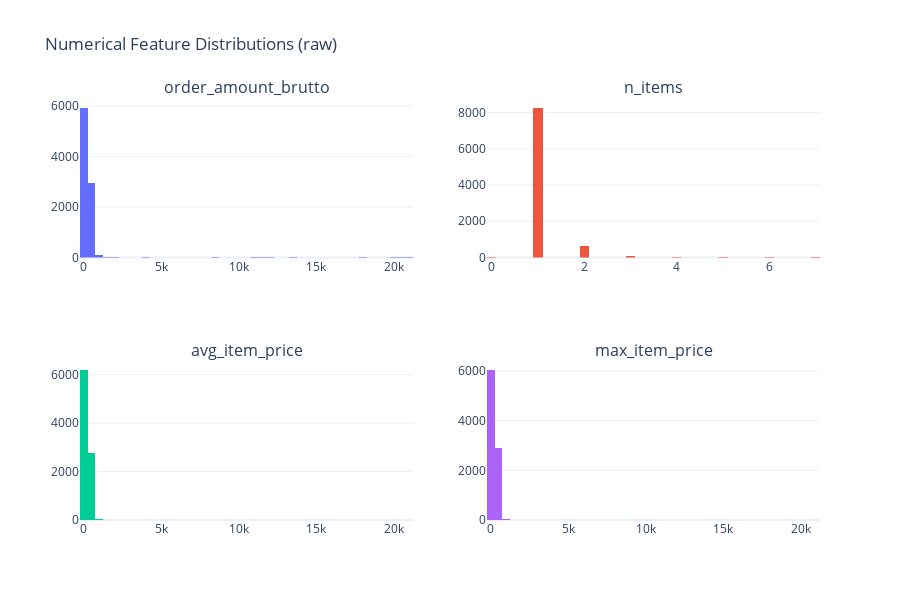

The cell this chart's notebook holds for it:
### Markdown cell above
## 2. Numerical Feature Distributions

Key features: `order_amount_brutto`, `n_items`, `avg_item_price`, `max_item_price`

### Code cell
NUMERICAL = ["order_amount_brutto", "n_items", "avg_item_price", "max_item_price"]

fig = make_subplots(rows=2, cols=2, subplot_titles=NUMERICAL)

for i, col in enumerate(NUMERICAL):
    row, c = divmod(i, 2)
    fig.add_trace(
        go.Histogram(x=df[col], nbinsx=50, name=col, showlegend=False),
        row=row + 1, col=c + 1,
    )

fig.update_layout(
    title="Numerical Feature Distributions (raw)",
    height=600, template="plotly_white",
)
fig.show()

### Figure 1 — Plotly figure (JSON) as saved in the notebook; plotly's stock layout.template omitted (floating-point values rounded to 4 significant figures; data arrays with more than 128 entries replaced by an {"elided": "..."} marker saying what was removed)
{"data": [{"name": "order_amount_brutto", "nbinsx": 50, "showlegend": false, "type": "histogram", "x": {"elided": "9000 float values"}, "xaxis": "x", "yaxis": "y"}, {"name": "n_items", "nbinsx": 50, "showlegend": false, "type": "histogram", "x": {"elided": "9000 int values"}, "xaxis": "x2", "yaxis": "y2"}, {"name": "avg_item_price", "nbinsx": 50, "showlegend": false, "type": "histogram", "x": {"elided": "9000 float values"}, "xaxis": "x3", "yaxis": "y3"}, {"name": "max_item_price", "nbinsx": 50, "showlegend": false, "type": "histogram", "x": {"elided": "9000 float values"}, "xaxis": "x4", "yaxis": "y4"}], "layout": {"annotations": [{"font": {"size": 16}, "showarrow": false, "text": "order_amount_brutto", "x": 0.225, "xanchor": "center", "xref": "paper", "y": 1.0, "yanchor": "bottom", "yref": "paper"}, {"font": {"size": 16}, "showarrow": false, "text": "n_items", "x": 0.775, "xanchor": "center", "xref": "paper", "y": 1.0, "yanchor": "bottom", "yref": "paper"}, {"font": {"size": 16}, "showarrow": false, "text": "avg_item_price", "x": 0.225, "xanchor": "center", "xref": "paper", "y": 0.375, "yanchor": "bottom", "yref": "paper"}, {"font": {"size": 16}, "showarrow": false, "text": "max_item_price", "x": 0.775, "xanchor": "center", "xref": "paper", "y": 0.375, "yanchor": "bottom", "yref": "paper"}], "height": 600, "title": {"text": "Numerical Feature Distributions (raw)"}, "xaxis": {"anchor": "y", "domain": [0.0, 0.45]}, "xaxis2": {"anchor": "y2", "domain": [0.55, 1.0]}, "xaxis3": {"anchor": "y3", "domain": [0.0, 0.45]}, "xaxis4": {"anchor": "y4", "domain": [0.55, 1.0]}, "yaxis": {"anchor": "x", "domain": [0.625, 1.0]}, "yaxis2": {"anchor": "x2", "domain": [0.625, 1.0]}, "yaxis3": {"anchor": "x3", "domain": [0.0, 0.375]}, "yaxis4": {"anchor": "x4", "domain": [0.0, 0.375]}}}
